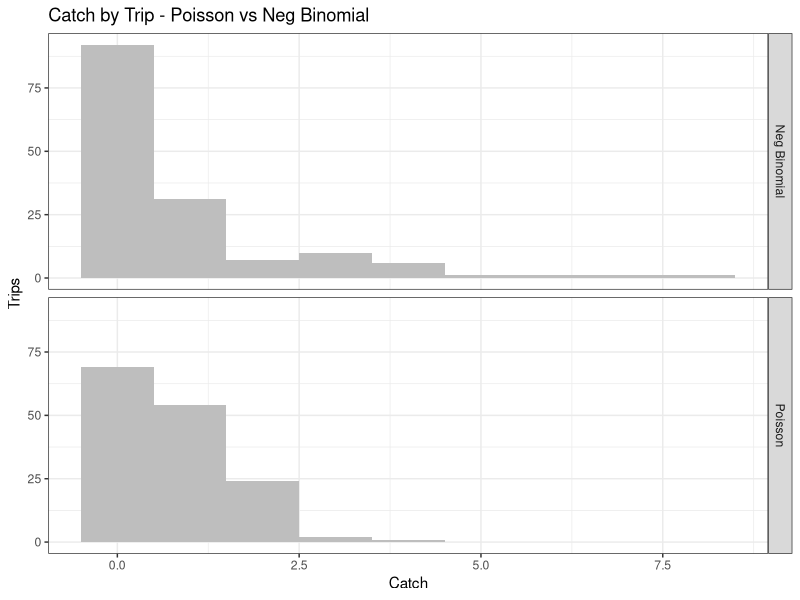

Reproduce this figure in R.
#Unit 3: Poisson and Negative Binomial Distribution
#
# We will be using the bull trout model from based on Post et al. 2003. NAJFM 23:22-34
# This code is much the same as for Assignment 2.5b, but with modifications to 
# allow angler catch to be modeled as distributed among anglers using a discrete 
# distribution: 
# There are options to use a Poisson or negative binomial distribution
# We can use this model to examine the effect of a bag limit

library(ggplot2)

#Steps 1 and 2: Define population variables
ages <- seq(1:15)
btrout <- array(0,dim=c(15,100))
adults <- numeric(100)
bt_len <- numeric(15)
bt_wt <- numeric(15)
mat_age <- 6
fec <- c(-61.288,1.478) 
vB <- c(80,.32,2.29)  
lw <- c(.01,3)       
natmort <- .2 
sr <-  c(.002,.00000125) #values from VB model, not Table 1 in Post et al

#Step 3: Define fishery parameters
vf <- c(.3,1200)     
q <- 0.07  # catchability from Post et al paper (assume this is ha per angler-hr)

# Modifications needed for discrete catch per trip distribution
triplength <- 3.5  # hours per trip
lake_area <- 525   # ha of lake
q_corr <- q * triplength / lake_area  # q in units of 1/trips (i.e., adjust for trip length and area)
trips <- 150 #replace E (effort) with trips
release_fish <- numeric(trips)
bag_limit <- 2

hm <- 0.1  # hooking mortality
ncm <-0.1

  
#Step 4: Calculate lengths and weights
bt_len <- vB[1] * (1-exp(-vB[2]*(ages-vB[3])))  #VonB growth
bt_len[1] <- 7.3 #linear growth age 1 and 2 
bt_len[2] <- 11.8
bt_wt <- lw[1]*bt_len^lw[2]

# and calculate age-specific vulnerability
v <- (1 - exp(-vf[1]*bt_len))^vf[2]


#Step 5: initialize numbers
age0 <- 2000
btrout[1,1] <- 1000
for (j in 2:15) {
  btrout[j,1] <- btrout[j-1,1]*(1-natmort)
}
adults[1] <- sum(btrout[6:15,1])

#Step 6: Start a loop over time
for (i in 1:99)  {
  #Steps 7a-e and 8 are modified to model catch per trip as a discrete distibution among trips
  #Step 7a: Calculate average catch per trip
  catch_age <- q_corr * btrout[,i]*v  # by age
  avg_catch <- sum(catch_age)         # all ages
  #Step 7b: Generate a distribution of catches
  catch_by_trip <- rpois(trips,avg_catch)  # Poisson
  catch_by_trip_NB <- rnbinom(trips, size=.5, mu=avg_catch) # Negative binomial
  #Step 7c: Check each trip against the bag limit
  for (k in 1:trips) { # sets fish to release if catch > bag
    release_fish[k] <- max(0,catch_by_trip[k]-bag_limit)
  } 
  kept_by_trip <- catch_by_trip - release_fish  # for each trip
  #Step 7d: Adjust catches to reflect trips where bag limit exceeded
  kept_catch <- sum(kept_by_trip)  #sum over trips
  catch_reduce <- kept_catch/avg_catch  #proportion kept
  catch_age_kept <- catch_age * catch_reduce  # numbers kept by age
  #Step 7e: Calculate fish deaths due to hooking mortality
  release_death <- catch_age * (1-catch_reduce) * hm

  #Step 8: Calculate total deaths, use non-instantaneous rates, as per VisBasic model
  deaths <- natmort * btrout[,i] + catch_age_kept + release_death
  
  #Step 9: Apply tautology
  for (j in 15:2) {
    btrout[j,i+1] <- btrout[j-1,i] - deaths[j-1] 
    btrout[1,i+1] <- age0 * (1 - natmort)  #first year losses, no fishing
  } 
  adults[i+1] <- sum(btrout[6:15,i+1])
  #Step 10: Calculate population egg production
  eggs <- sum(btrout[mat_age:15,i]*(fec[1]+fec[2]*bt_wt[mat_age:15])*0.5)
  
  #Step 11: Calculate recruitment using Bev-Holt model
  age0 <- sr[1]*eggs/(1+sr[2]*eggs)
  
#Step 12: End time loop
}

#Step 13: Plot the results
#Combine Poisson and NB distributions into a single data frame
dtype <- rep('P', trips) # category lables for each distribution
dtypeNB <- rep('NB', trips)
catch_dists <- data.frame(dtype,catch_by_trip)
catch_dists <- rbind(catch_dists, data.frame(dtype=dtypeNB,catch_by_trip=catch_by_trip_NB))

rowlab <- c(NB="Neg Binomial",P="Poisson") # labels for facets
Poisson <- ggplot(data=catch_dists) +
  geom_histogram(mapping = aes(x=catch_by_trip),
                 binwidth = 1, fill='grey') +
  facet_grid(dtype ~ .,
             labeller = labeller(dtype=rowlab)) +
  labs(title="Catch by Trip - Poisson vs Neg Binomial",
       x="Catch",
       y="Trips") +
  theme_bw()
plot(Poisson)
